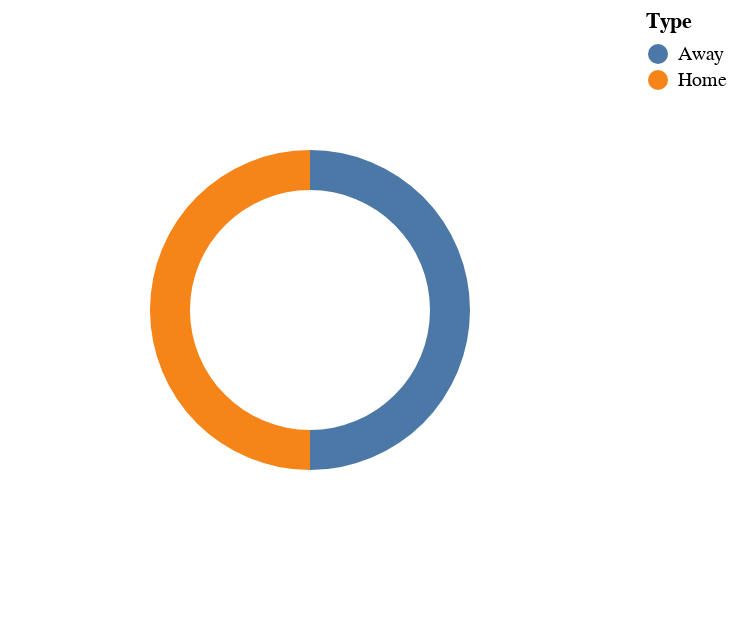

This figure's notebook cell:
### Code cell
# filter data for 'Chief'
chief_filtered = df[df['Del Lead'] == 'Chief']

# Group and cound by type
chief_df = chief_filtered.groupby(['Type']).size().reset_index(name='count')

# Calculate total count
chief_total = chief_df['count'].sum()

# add column for percentage calculation
chief_df['Percentage'] = chief_df['count'] / chief_total * 100

# Create donut chart
chief_chart = alt.Chart(chief_df).mark_arc(outerRadius=80, innerRadius=60).encode(
    theta = alt.Theta('Percentage:Q', stack = True),
    color = 'Type',
    tooltip = ['Type', 'count']
)
chief_chart.show()
#st.altair_chart(bb_chart)

### Figure 1 — Vega-Lite specification as saved in the notebook (floating-point values rounded to 4 significant figures)
{"config": {"view": {"continuousWidth": 300, "continuousHeight": 300}}, "data": {"name": "data-7f5d55e58343a6f1980ab5096854892e"}, "mark": {"type": "arc", "innerRadius": 60, "outerRadius": 80}, "encoding": {"color": {"field": "Type", "type": "nominal"}, "theta": {"field": "Percentage", "stack": true, "type": "quantitative"}, "tooltip": [{"field": "Type", "type": "nominal"}, {"field": "count", "type": "quantitative"}]}, "$schema": "https://vega.github.io/schema/vega-lite/v5.17.0.json", "datasets": {"data-7f5d55e58343a6f1980ab5096854892e": [{"Type": "Away", "count": 1, "Percentage": 50.0}, {"Type": "Home", "count": 1, "Percentage": 50.0}]}}
